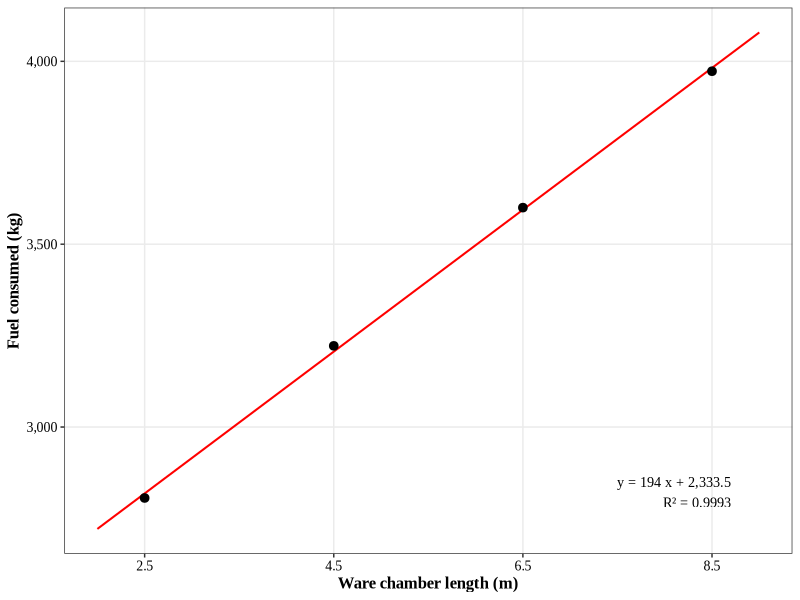
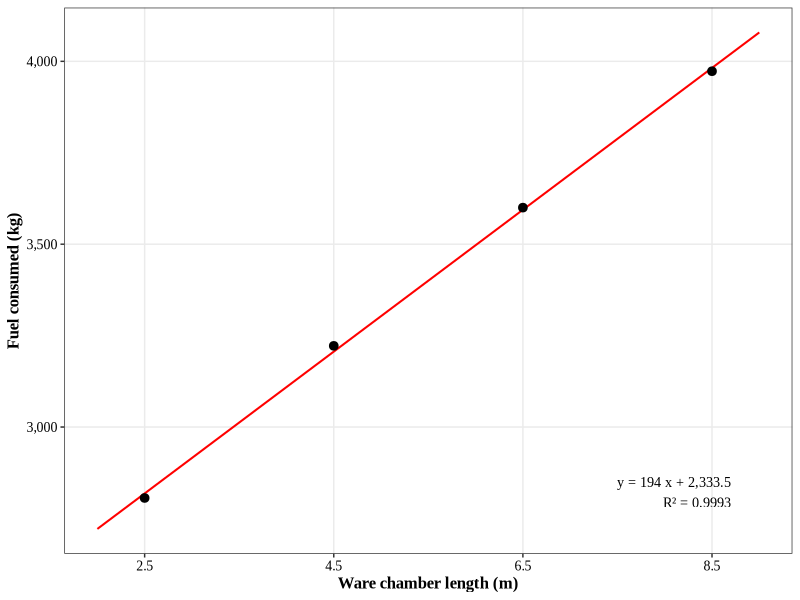
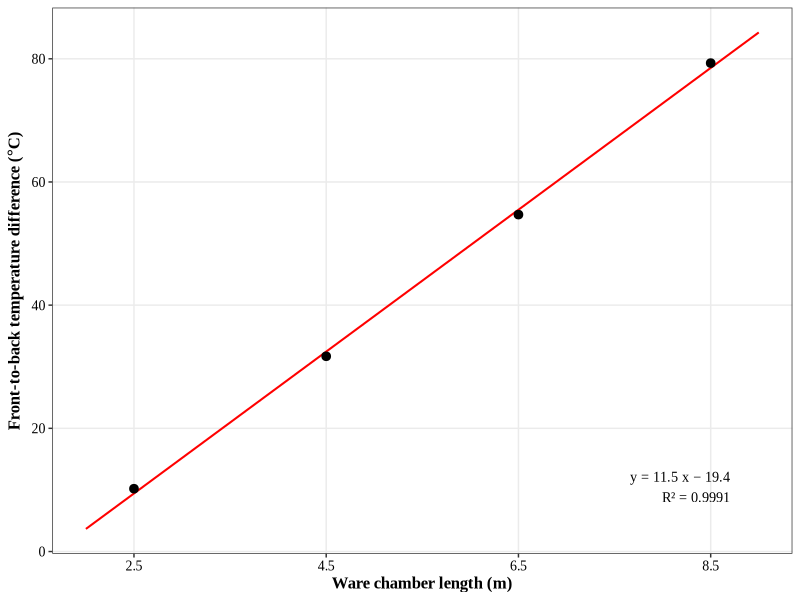
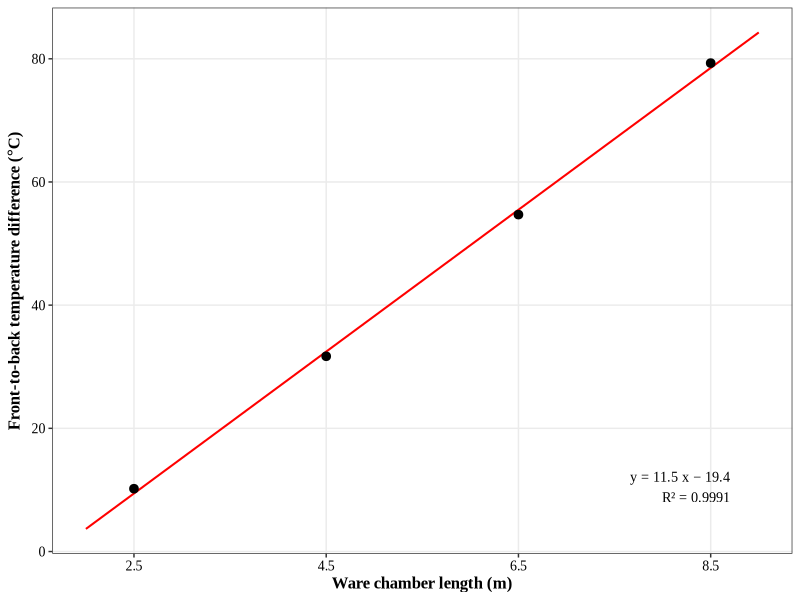
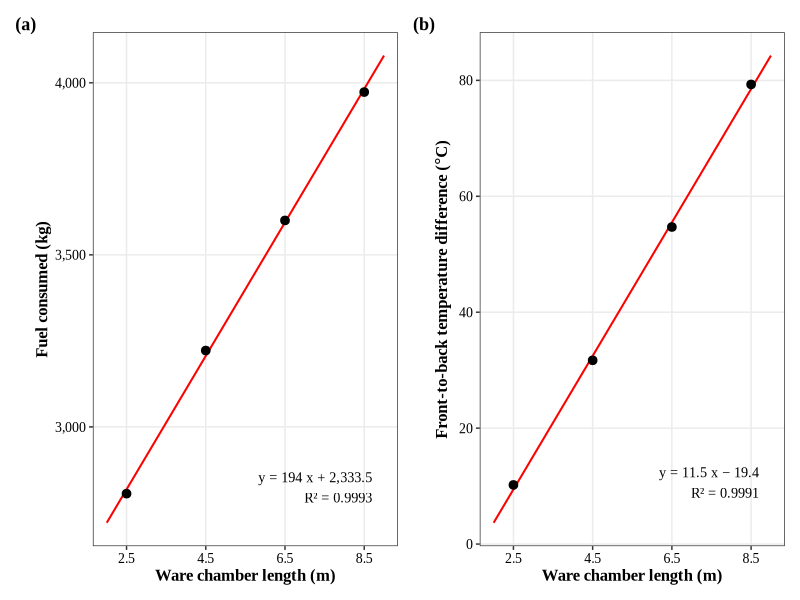
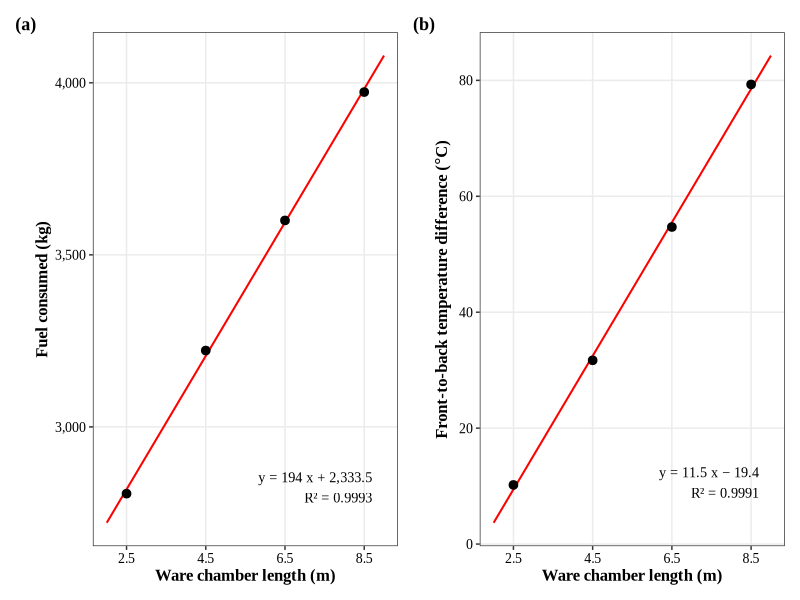

Write the R code that produced these figures, in order.
library(ggplot2)
library(here)
library(patchwork)

FONT <- "Times New Roman"

df <- read.csv(here("Data/Kiln_Length.csv"), fileEncoding = "UTF-8")

kiln_theme <- theme_bw() +
    theme(text = element_text(family = FONT),
        plot.title = element_text(hjust = 0.5, size = 12, face = 'bold'),
        axis.title.x = element_text(size = 12, colour = "black", face = 'bold'),
        axis.title.y = element_text(size = 12, colour = "black", face = 'bold'),
        axis.text = element_text(size = 10, colour = "black"),
        panel.grid.minor = element_blank())

# 회귀식은 그림 안에 적는다. 값을 손으로 옮기지 않고 lm 에서 바로 꺼낸다.
eqn <- function(fit, ydigits = 1) {
    b <- coef(fit)
    sprintf("y = %s x %s %s\nR² = %.4f",
            format(round(b[2], ydigits), big.mark = ","),
            ifelse(b[1] < 0, "−", "+"),
            format(round(abs(b[1]), ydigits), big.mark = ","),
            summary(fit)$r.squared)
}

########## 3. Fuel vs ware chamber length ##########
f3 <- lm(fuel_kg ~ length_m, data = df)

p3 <- ggplot(df, aes(x = length_m, y = fuel_kg)) +
    # 신뢰구간 띠는 뺀다 — 결정론적 계산값 네 개의 회귀라 수치 예측의 불확실성이 아니다 (E-28).
    # fullrange: 회귀선을 축 끝까지 늘인다 (기본은 자료 구간까지만).
    geom_smooth(method = "lm", formula = y ~ x, se = FALSE, fullrange = TRUE,
                colour = "red", linewidth = 0.7) +
    geom_point(colour = "black", size = 2.6) +
    annotate("text", x = 8.7, y = 2780, hjust = 1, vjust = 0, size = 3.6,
             family = FONT, label = eqn(f3)) +
    scale_x_continuous(breaks = df$length_m, limits = c(2.0, 9.0)) +
    scale_y_continuous(labels = function(v) format(v, big.mark = ",")) +
    xlab("Ware chamber length (m)") +
    ylab("Fuel consumed (kg)") +
    kiln_theme
ggsave(here("Results/figures/graphs/Scatter(Fuel_by_length).tiff"), p3, dpi = 300, width = 5, height = 5, units = 'in', bg = "white", compression = "lzw")
ggsave(here("Results/figures/graphs/Scatter(Fuel_by_length).jpeg"), p3, dpi = 300, width = 5, height = 5, units = 'in', bg = "white", quality = 95)

########## 4. Front-to-back temperature difference vs length ##########
f4 <- lm(spread_C ~ length_m, data = df)

p4 <- ggplot(df, aes(x = length_m, y = spread_C)) +
    # 신뢰구간 띠는 뺀다 — 결정론적 계산값 네 개의 회귀라 수치 예측의 불확실성이 아니다 (E-28).
    # fullrange: 회귀선을 축 끝까지 늘인다 (기본은 자료 구간까지만).
    geom_smooth(method = "lm", formula = y ~ x, se = FALSE, fullrange = TRUE,
                colour = "red", linewidth = 0.7) +
    geom_point(colour = "black", size = 2.6) +
    annotate("text", x = 8.7, y = 8, hjust = 1, vjust = 0, size = 3.6,
             family = FONT, label = eqn(f4)) +
    scale_x_continuous(breaks = df$length_m, limits = c(2.0, 9.0)) +
    xlab("Ware chamber length (m)") +
    ylab(expression(bold(paste("Front-to-back temperature difference (", degree, "C)")))) +
    kiln_theme
ggsave(here("Results/figures/graphs/Scatter(Spread_by_length).tiff"), p4, dpi = 300, width = 5, height = 5, units = 'in', bg = "white", compression = "lzw")
ggsave(here("Results/figures/graphs/Scatter(Spread_by_length).jpeg"), p4, dpi = 300, width = 5, height = 5, units = 'in', bg = "white", quality = 95)

########## 3 x 4 ##########
# 원고 그림은 PLOS 최대 폭 7.5 in 에 600 dpi 로 낸다 (E-26, R-08).
fig <- p3 + p4 + plot_annotation(tag_levels = "a", tag_prefix = "(", tag_suffix = ")") &
    theme(plot.tag = element_text(family = FONT, size = 13, face = "bold"))
ggsave(here("Results/figures/graphs/Fig_Length.tiff"), fig, dpi = 600, width = 7.5, height = 4, units = 'in', bg = "white", compression = "lzw")
ggsave(here("Results/figures/graphs/Fig_Length.jpeg"), fig, dpi = 600, width = 7.5, height = 4, units = 'in', bg = "white", quality = 95)
